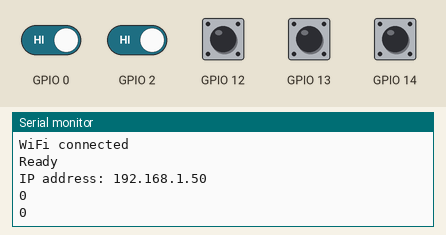
Recording of a sketch running on a simulated ESP8266 (NodeMCU). Shown: the last lines printed to the serial monitor. Inputs (shaded band) come from the test bench; at power-on: GPIO 0, GPIO 2, GPIO 12–14 HIGH. WiFi joins after 1.5 s; servers stay silent unless stated.

Above: at 2.7 s.
2.8 s: GPIO 0 driven LOW
At 4.1 s:
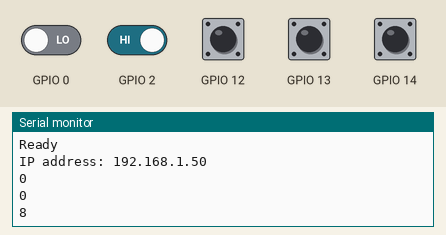
4.3 s: GPIO 2 driven LOW
At 5.3 s:
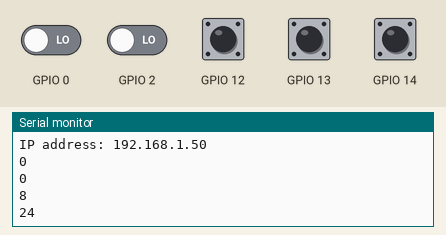
5.8 s: GPIO 12 pulled LOW for 1.2 s
At 7.0 s:
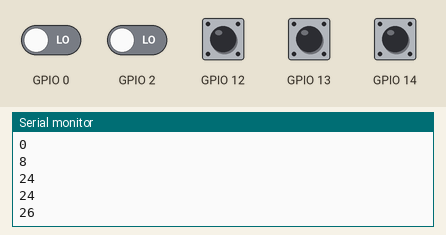
8.5 s: GPIO 13 pulled LOW for 1.2 s
At 9.3 s:
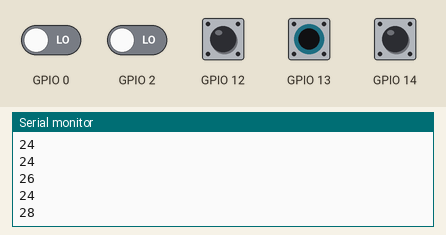
11.2 s: GPIO 14 pulled LOW for 1.2 s
At 12.0 s:
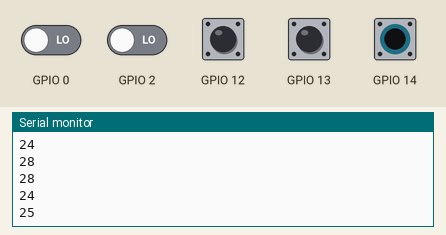
13.9 s: GPIO 0 driven HIGH
At 15.3 s:
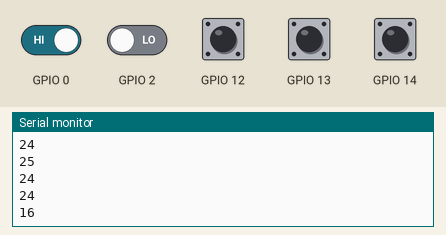
Timing chart, 0 to 16.4 s (numbered marks = the images above; inputs shaded):
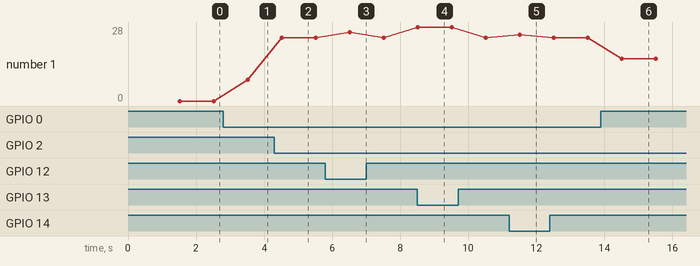

The sketch:

wind_vane.ino
```cpp
#include <ESP8266WiFi.h>
#include <ESP8266mDNS.h>
#include <WiFiUdp.h>
#include <ArduinoOTA.h>

// replace with your channel’s thingspeak API key and your SSID and password
String apiKey = "W7E8CCMTPYYSG5MC";
const char* ssid = "Taylor_home";
const char* password = "58FF675BEFD682A329B4";
const char* server = "api.thingspeak.com";

int compass;


WiFiClient client;

void setup()
{
Serial.begin(115200);
Serial.println("Booting");
WiFi.mode(WIFI_STA);
delay(10);
pinMode(14, INPUT_PULLUP);
pinMode(12, INPUT_PULLUP);
pinMode(13, INPUT_PULLUP);
pinMode(0, INPUT);
pinMode(2, INPUT);


Serial.println();
Serial.println();
Serial.print("Connecting to ");
Serial.println(ssid);

WiFi.begin(ssid, password);
  while (WiFi.waitForConnectResult() != WL_CONNECTED) {
    Serial.println("Connection Failed! Rebooting...");
    delay(5000);
    ESP.restart();
  }

Serial.println("");
Serial.println("WiFi connected");

 // Port defaults to 8266
  // ArduinoOTA.setPort(8266);

  // Hostname defaults to esp8266-[ChipID]
  ArduinoOTA.setHostname("Weatherstation");

  // No authentication by default
  // ArduinoOTA.setPassword((const char *)"123");

  ArduinoOTA.onStart([]() {
    Serial.println("Start");
  });
  ArduinoOTA.onEnd([]() {
    Serial.println("\nEnd");
  });
  ArduinoOTA.onProgress([](unsigned int progress, unsigned int total) {
    Serial.printf("Progress: %u%%\r", (progress / (total / 100)));
  });
  ArduinoOTA.onError([](ota_error_t error) {
    Serial.printf("Error[%u]: ", error);
    if (error == OTA_AUTH_ERROR) Serial.println("Auth Failed");
    else if (error == OTA_BEGIN_ERROR) Serial.println("Begin Failed");
    else if (error == OTA_CONNECT_ERROR) Serial.println("Connect Failed");
    else if (error == OTA_RECEIVE_ERROR) Serial.println("Receive Failed");
    else if (error == OTA_END_ERROR) Serial.println("End Failed");
  });
  ArduinoOTA.begin();
  Serial.println("Ready");
  Serial.print("IP address: ");
  Serial.println(WiFi.localIP());

  //setup pluviometer

}

void loop()
{
ArduinoOTA.handle();
compass = 0;
if(digitalRead(14)== LOW)
{
bitSet(compass, 0);
}
if(digitalRead(12)== LOW) //pin D6
{
bitSet(compass, 1);
}
if(digitalRead(13)== LOW) //pin D7
{
bitSet(compass, 2);
}
if(digitalRead(0)== LOW)
{
bitSet(compass, 3);
}
if(digitalRead(2)== LOW)
{
bitSet(compass, 4);
}

Serial.println(compass);
delay(1000);
}
```

Measured:
- after the input at 2.8 s, the serial monitor: prints a new line after 0.71 s (image 1)
- after the input at 4.3 s, the serial monitor: prints a new line after 0.21 s (image 2)
- after the input at 5.8 s, the serial monitor: prints a new line after 0.72 s (image 3)
- after the input at 8.5 s, the serial monitor: prints a new line at once (image 4)
- after the input at 11.2 s, the serial monitor: prints a new line after 0.32 s (image 5)
- after the input at 13.9 s, the serial monitor: prints a new line after 0.62 s (image 6)
- plotted number 1: 0 → 8 after the input at 2.8 s, 8 → 24 after the input at 4.3 s, 24 → 16 after the input at 13.9 s
